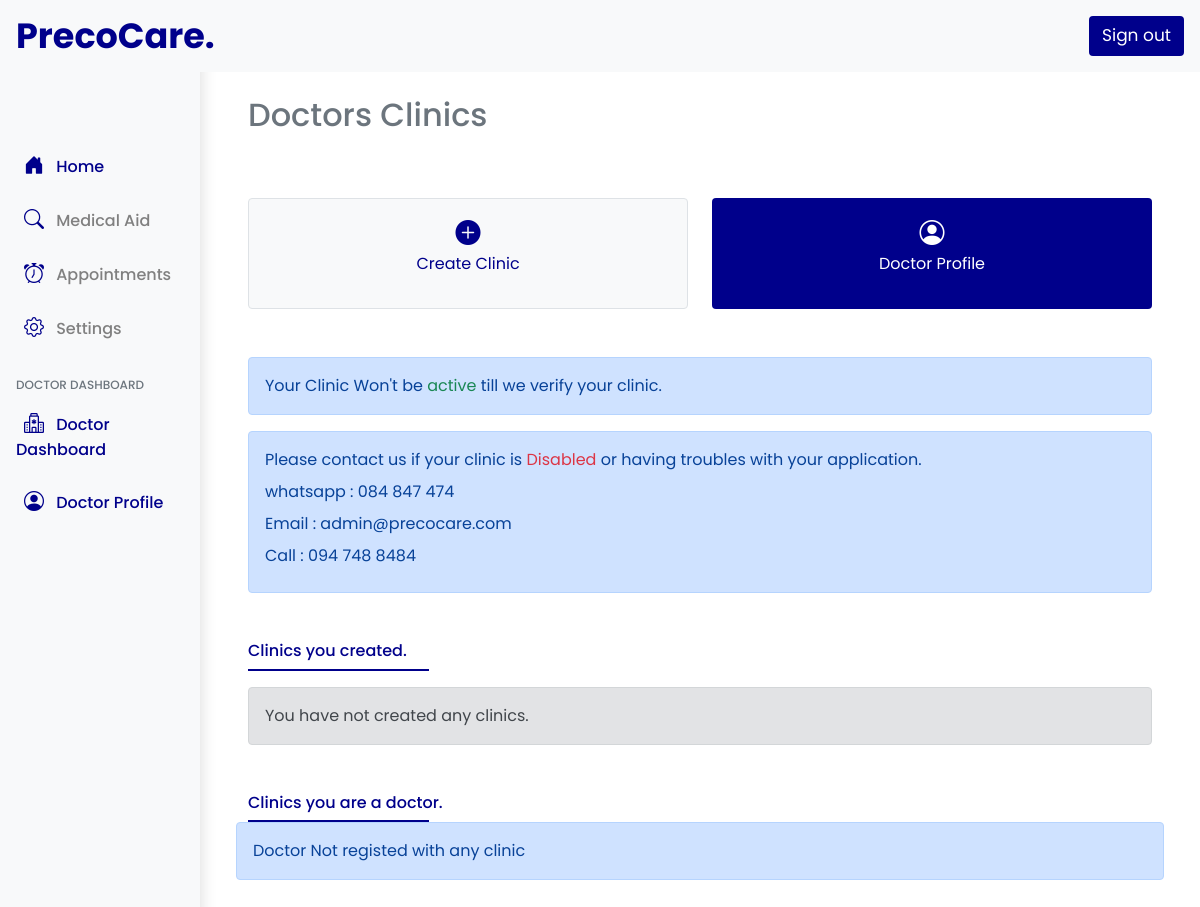
The app's page /doctors-clinics/ (signed in), older data.
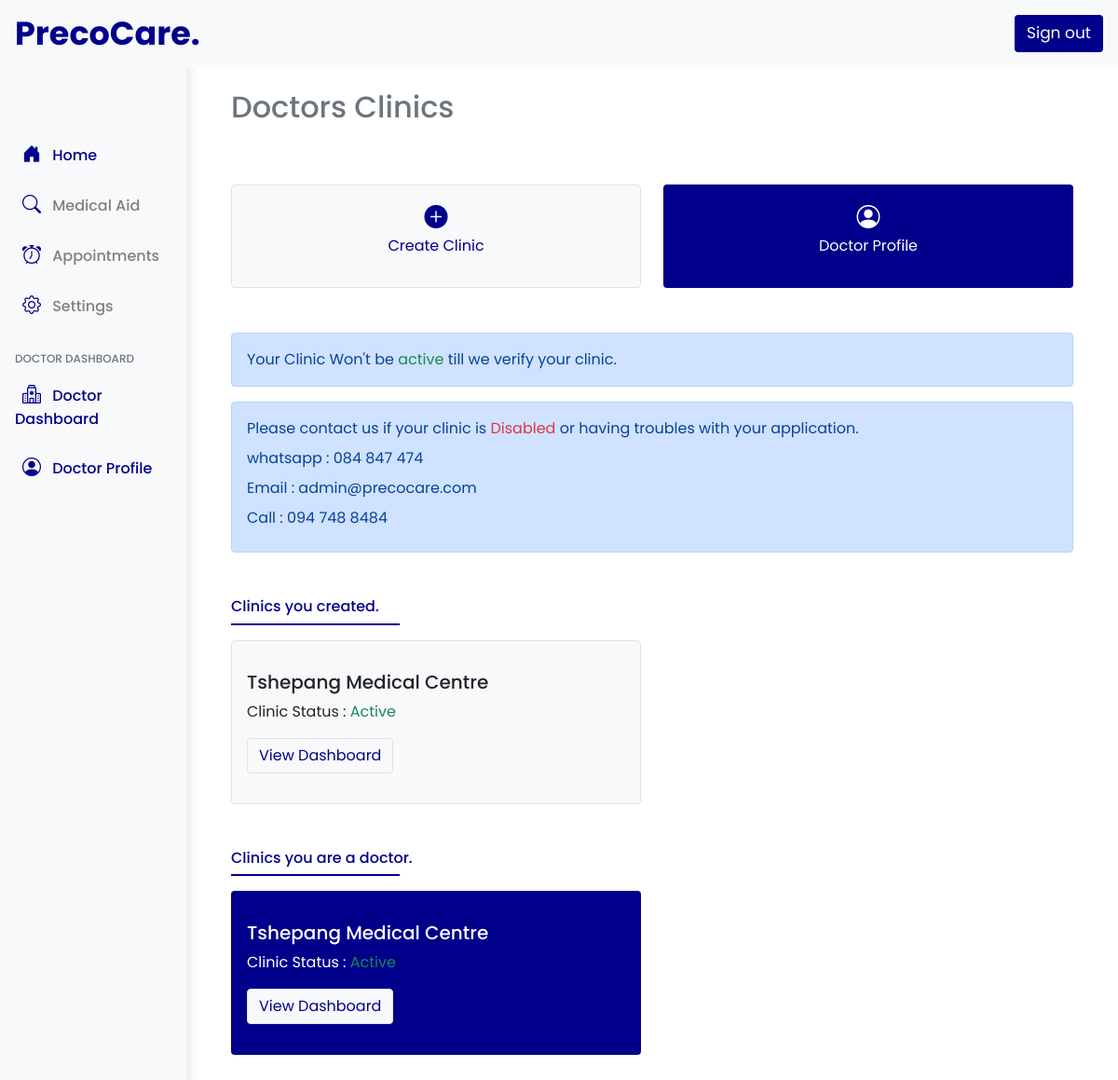
The same page, newer data.
### precocare/models.py (models this page shows, shortened)
class ClinicModel(models.Model):
    user = models.ForeignKey(User,null=True, on_delete=models.CASCADE,blank=True,default=None , related_name='owner')
    clinic_name = models.CharField(max_length=500,null=True)
    contact1 = models.CharField(max_length=50,null=True)
    contact2 = models.CharField(max_length=50,null=True)
    emial = models.CharField(max_length=50,null=True)
    about_clinic = models.TextField(blank = True)
    street = models.CharField(max_length=500,null=True)
    province = models.CharField(max_length=500,null=True)
    suburb = models.CharField(max_length=500,null=True)
    zipcode = models.CharField(max_length=500,null=True)
    mon_fri_hours = models.CharField(max_length=500,null=True)
    saturday = models.CharField(max_length=500,null=True)
    sunday = models.CharField(max_length=500,null=True)
    holidays = models.CharField(max_length=500,null=True)
    clinic_type = models.CharField(max_length=100,null=True)
    clinic_doctors = models.ManyToManyField(DoctorModel,related_name="physicians",blank=True,default=None)
    clinic_admins = models.ManyToManyField(AdministratorModel,related_name="admins",default=None)
    profile_set = models.CharField(max_length=50,null=True, default='No' ,blank=True)
    clinic_status = models.CharField(max_length=200,null=True ,blank=True,default="Disabled")
    insurance_cover = models.ManyToManyField(InsuranceModel,related_name="medical_scheme",blank=True,default=None)
    date_created = models.DateTimeField(auto_now_add=True, null=True)
    hero_image = models.ImageField(null=True, blank=True,upload_to='files/clinics')
    sub_image1 = models.ImageField(null=True, blank=True,upload_to='files/clinics')
    sub_image2 = models.ImageField(null=True, blank=True,upload_to='files/clinics')
    sub_image3 = models.ImageField(null=True, blank=True,upload_to='files/clinics')
    walk_in = models.CharField(max_length=50,null=True, default='No' ,blank=True)
    online_appointments = models.CharField(max_length=50,null=True, default='No' ,blank=True)
    telephone_appointments = models.CharField(max_length=50,null=True, default='No' ,blank=True)
    website = models.CharField(max_length=1000,null=True,blank=True)

### precocare/decorators.py (the view)
        def wrapper_func(request, *args, **kwargs):
            group = None
            if request.user.groups.exists():
                group = request.user.groups.all()[0].name
            if group in allowed_roles:
                return view_func(request, *args, **kwargs)
            else:
                return redirect('homepage')

### precocare/views.py (called while the page is built, shortened)
@allowed_user(allowed_roles=['doctors'])
def DoctorsClinics(request):
    current_user = request.user
    provinceList = ProvinceModel.objects.all()
    suburbList = SuburbModel.objects.all()
    doctorCreatedClinics = ClinicModel.objects.filter(user = current_user).order_by('-date_created')
    doctorModal = DoctorModel.objects.get(user=current_user)
    clinicModal = ClinicModel.objects.filter(clinic_doctors=doctorModal)
    context = {
        "doctorClinic" : clinicModal,
        "provinceList" : provinceList,
        "suburbList" : suburbList,
        "doctorCreatedClinics" : doctorCreatedClinics
    }
    return render(request, "doctor/doctor_clinics.html" ,context)

### precocare/templates/doctor/doctor_clinics.html (shortened to what this page needs)
{% extends 'doctor/doctor-base.html' %}
{% block content %}
<section class="container mt-4">
    <h2 class="text-secondary">Doctors Clinics</h2>
</section>
<section class="container mt-4">
  <div class="row">
    <div class="col-sm-12 col-md-6 mt-3">
      <button class="btn btn-light py-3 border" style="color: darkblue; width: 100%;"  data-bs-toggle="modal" data-bs-target="#exampleModal">
        <i class="bi bi-plus-circle-fill iconSize"></i>
        <p>Create Clinic</p>
      </button>
    </div>
    <div class="col-sm-12 col-md-6 mt-3">
      <a href="{% url 'doctor-profile' %}" style="text-decoration: none;">
        <button class="btn text-white py-3" style="background-color: darkblue; width: 100%;">
          <i class="bi bi-person-circle iconSize"></i>
          <p>Doctor Profile</p>
        </button>
      </a>
    </div>
  </div>
</section>
<section class="mt-4 container">
    <div class="alert alert-primary mt-3" role="alert">
      Your Clinic Won't be <span class="text-success">active</span>  till we verify your clinic.
    </div>
    <div class="alert alert-primary" role="alert">
        Please contact us if your clinic is <span class="text-danger">Disabled</span> or having troubles with your application.
        <p class="my-2">whatsapp : 084 847 474</p>
        <p  class="my-2">Email : admin@precocare.com</p>
        <p  class="my-2" >Call : 094 748 8484</p>
    </div>
</section>
<section class="mt-5 container">
  <h6 style="color: darkblue;">Clinics you created.</h6>
  <div class="mt-2" style="height: 2px; width: 20%; background-color: darkblue;"></div>
  {% for doctor_clinic in doctorCreatedClinics %}
  <div class="row">
    <div class="col-sm-6">
      <div class="card py-3 mt-3 bg-light border">
          <div class="card-body text-white">
              <h5 class="card-title text-dark">{{doctor_clinic.clinic_name}}</h5>
              {% if doctor_clinic.clinic_status == 'Active'%}
              <p class="card-text text-dark">Clinic Status : <span class="text-success">{{doctor_clinic.clinic_status }}</span> </p>
              {% else %}
              <p class="card-text text-dark">Clinic Status : <span class="text-danger">{{doctor_clinic.clinic_status }}</span> </p>
              {% endif %}
              <a href="{% url 'doctor-dashboard' doctor_clinic.id %}" class="btn bg-light border" style="color: darkblue;">View Dashboard</a>
          </div>
          </div>
      </div>
  </div>
  {% empty %}
    <div class="alert alert-secondary mt-3" role="alert">
      You have not created any clinics.
    </div>
  {% endfor %}
</section>
<section class="mt-5 container">
  <h6 style="color: darkblue;">Clinics you are a doctor.</h6>
  <div class="mt-2" style="height: 2px; width: 20%; background-color: darkblue;"></div>
  <div class="row">
    {% if doctorClinic %}
    {% for doctors in doctorClinic %}
        <div class="col-sm-6">
            <div class="card py-3 mt-3" style="background-color: darkblue;">
            <div class="card-body text-white">
                <h5 class="card-title">{{doctors.clinic_name}}</h5>
                {% if doctors.clinic_status == 'Active'%}
                <p class="card-text">Clinic Status : <span class="text-success">{{doctors.clinic_status }}</span> </p>
                {% else %}
                <p class="card-text">Clinic Status : <span class="text-danger">{{doctors.clinic_status }}</span> </p>
                {% endif %}
                <a href="{% url 'doctor-dashboard' doctors.id %}" class="btn bg-light border" style="color: darkblue;">View Dashboard</a>
            </div>
            </div>
        </div>
    {% endfor %}
{% else %}
<div class="alert alert-primary" role="alert">
  Doctor Not registed with any clinic
</div>
{% endif %}
  </div>
</section>
{% endblock %}

Row changes from the older to the newer data that the page shows:
added ClinicModel: clinic_name "Tshepang Medical Centre", clinic_status "Active"
Text that changed along with them:
text no longer shown: "You have not created any clinics. Doctor Not registed with any clinic"
